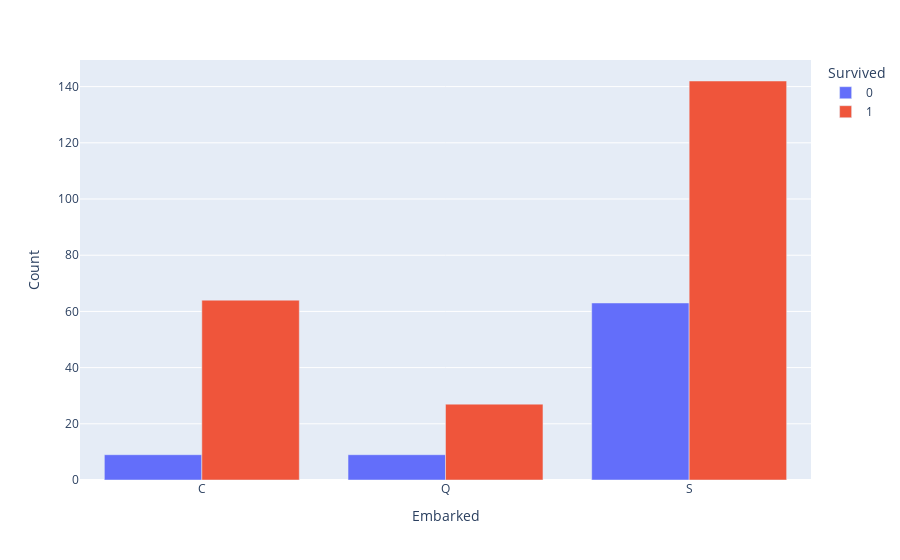

Notebook code for this chart:
### Markdown cell above
Теперь для женщин.

### Code cell
plot_barplot(train_data, 'Sex', 'female', 'Embarked')

### Figure 1 — Plotly figure (JSON) as saved in the notebook; plotly's stock layout.template omitted (floating-point values rounded to 4 significant figures)
{"data": [{"alignmentgroup": "True", "hovertemplate": "Survived=0<br>Embarked=%{x}<br>Count=%{y}<extra></extra>", "legendgroup": "0", "marker": {"color": "#636efa"}, "name": "0", "offsetgroup": "0", "orientation": "v", "showlegend": true, "textposition": "auto", "type": "bar", "x": ["C", "Q", "S"], "xaxis": "x", "y": [9, 9, 63], "yaxis": "y"}, {"alignmentgroup": "True", "hovertemplate": "Survived=1<br>Embarked=%{x}<br>Count=%{y}<extra></extra>", "legendgroup": "1", "marker": {"color": "#EF553B"}, "name": "1", "offsetgroup": "1", "orientation": "v", "showlegend": true, "textposition": "auto", "type": "bar", "x": ["C", "Q", "S"], "xaxis": "x", "y": [64, 27, 142], "yaxis": "y"}], "layout": {"barmode": "group", "legend": {"title": {"text": "Survived"}, "tracegroupgap": 0}, "margin": {"t": 60}, "xaxis": {"anchor": "y", "domain": [0, 1], "title": {"text": "Embarked"}}, "yaxis": {"anchor": "x", "domain": [0, 1], "title": {"text": "Count"}}}}
